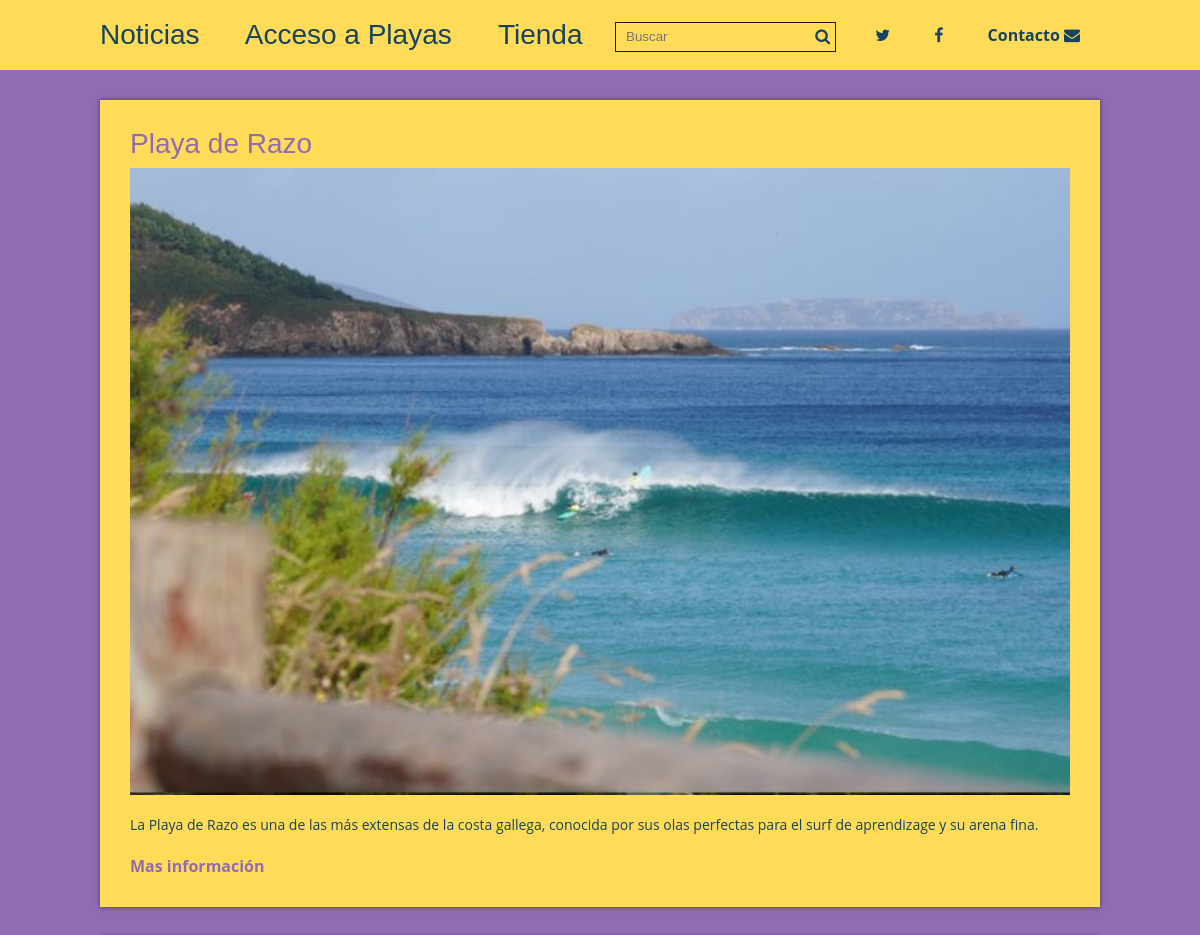
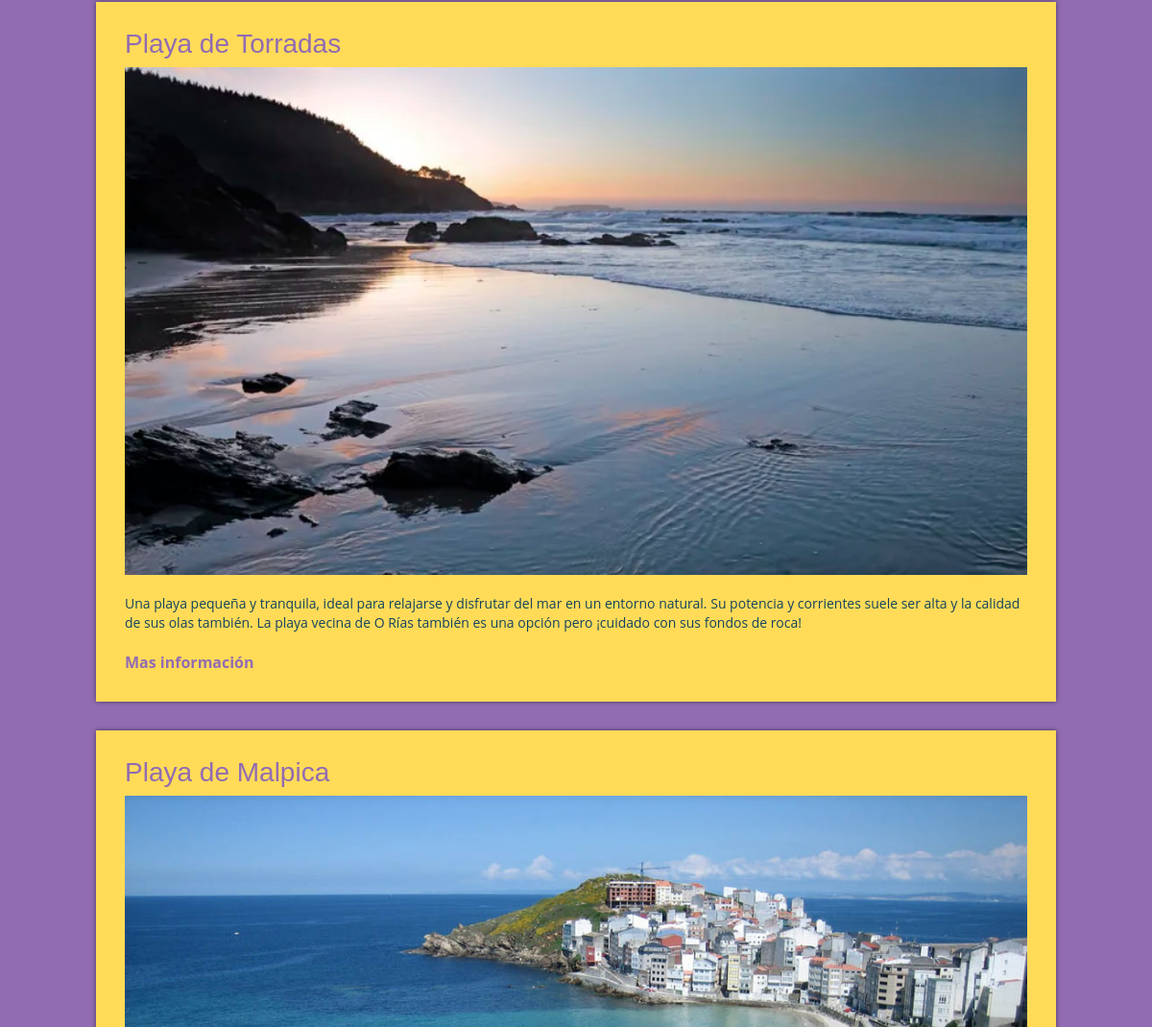
The page /blog/playas.php (upper part) on the database as committed earlier (2 pictures, top to bottom).
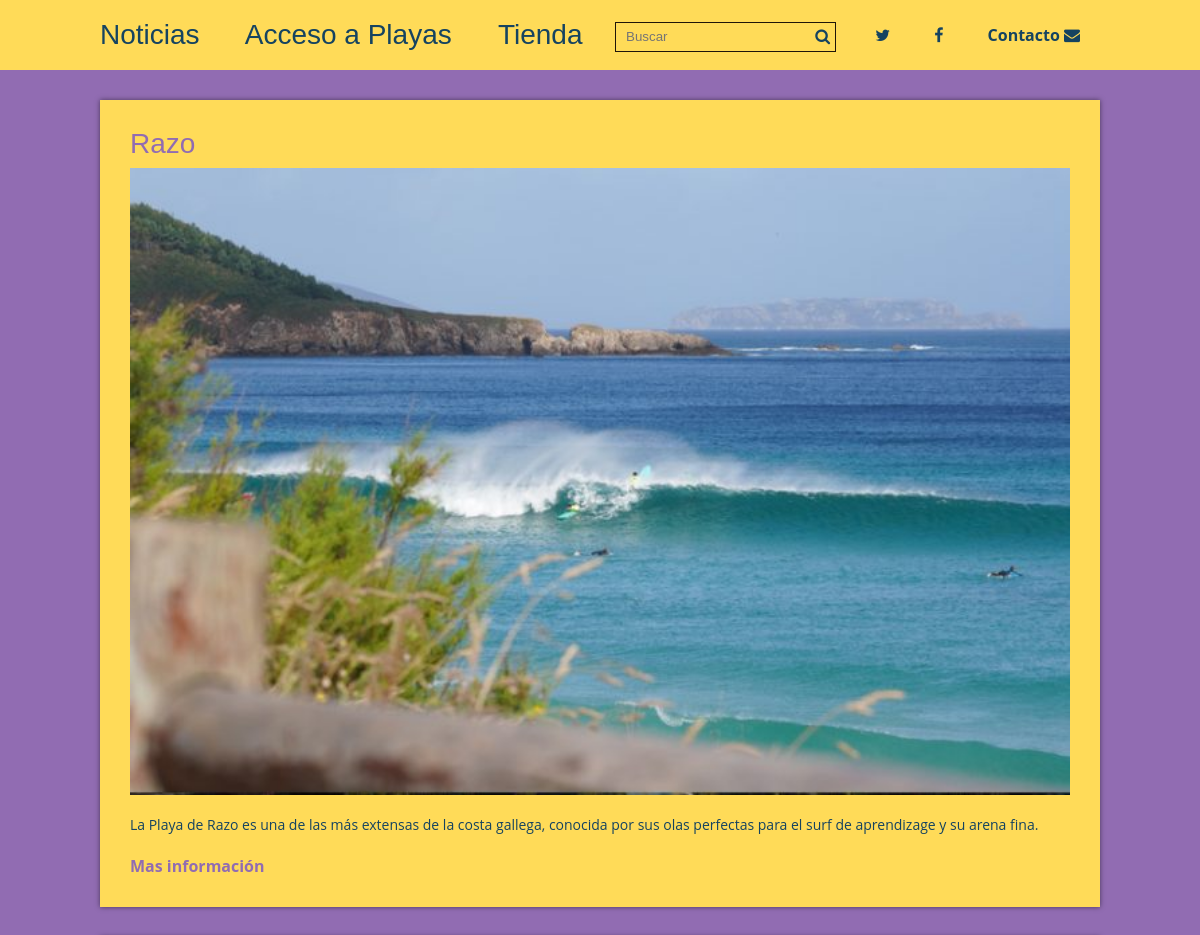
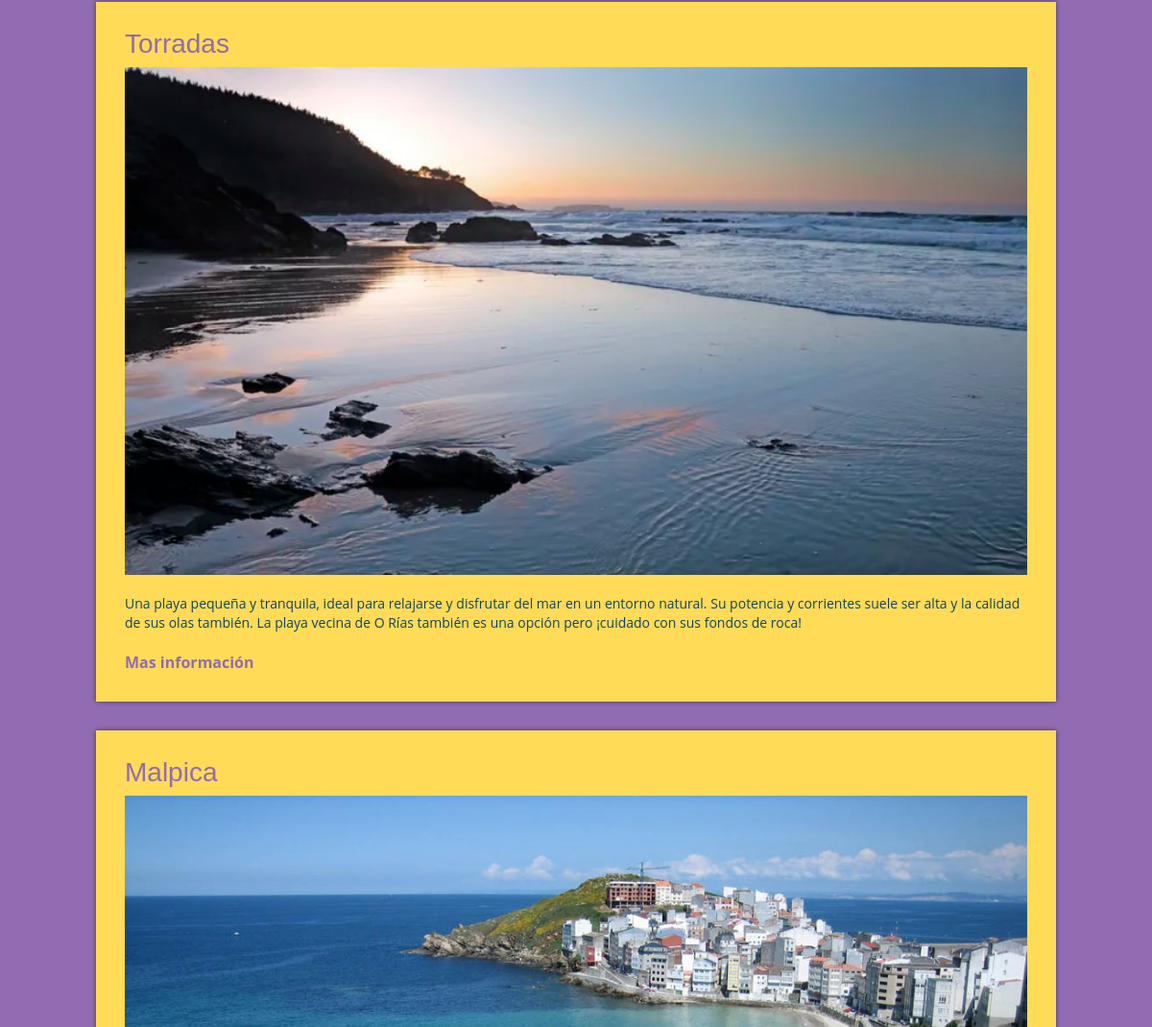
The same page on the database as committed later (2 pictures, top to bottom).
### tables this page shows
CREATE TABLE Playas (
    id INT AUTO_INCREMENT PRIMARY KEY,
    nombre VARCHAR(100) NOT NULL,
    descripcion TEXT NOT NULL,
    geolocalizacion TEXT,
    imagen VARCHAR(255),
    apikey VARCHAR(100)
);

### blog/admin/config.php (called while the page is built, shortened)
<?php
$blog_config = array(
    'post_por_pagina' => '3',
    'carpeta_imagenes' => 'imagenes/',
);
?>

### blog/functions.php (called while the page is built, shortened)
<?php
function pagina_actual(){
    return isset($_GET['p']) ? (int)$_GET['p'] : 1;
}
function obtener_post_playas($post_por_pagina, $conexion){
    $inicio = (pagina_actual() > 1 ? pagina_actual() * $post_por_pagina - $post_por_pagina : 0);
    $sentencia = $conexion->prepare("SELECT SQL_CALC_FOUND_ROWS * FROM playas LIMIT $inicio, $post_por_pagina");
    $sentencia->execute();
    return $sentencia->fetchAll();
}
?>

### blog/views/playas.view.php (the view, shortened to what this page needs)
<?php require 'header.php'; ?>
    <div class="contenedor">
    <?php foreach($posts as $post): ?>
    <div class="post">
        <article>
            <h2 class="titulo">
                <a href="playa.php?id=<?php echo $post['id']; ?>">
                    <?php echo $post['nombre']; ?>
                </a>
            </h2>
            <div class="thumb">
                <a href="playa.php?id=<?php echo $post['id']; ?>">
                    <img src="<?php echo RUTA; ?>/weather/images/<?php echo $post['imagen']; ?>" alt="">
                </a>
            </div>
            <p class="extracto"><?php echo $post['descripcion']; ?></p>
            <a href="playa.php?id=<?php echo $post['id']; ?>" class="continuar">Mas información</a>
        </article>
    </div>
<?php endforeach; ?>
    </div>
    <?php  require 'footer.php' ; ?>

### blog/playas.php (shortened to what this page needs)
<!DOCTYPE html>
<html lang="en">
<head>
</head>
<body>
    <?php
      require 'admin/config.php';
      require 'functions.php';
      $conexion = conexion($bd_config);
      $posts = obtener_post_playas($blog_config['post_por_pagina'], $conexion);
      require 'views/playas.view.php';
    ?>
</body>
</html>

### blog/views/header.php (shortened to what this page needs)
<!DOCTYPE html>
<html lang="en">
<head>
    <link href='https://font.googleapis.com/css?family=Open+Sans' rel='stylesheet' type='text/css'>
    <link href='https://font.googleapis.com/css?family=Oswald' rel='stylesheet' type='text/css'>
    <link rel="stylesheet" href="https://maxcdn.bootstrapcdn.com/font-awesome/4.5.0/css/font-awesome.min.css">
    <link rel="stylesheet" href="<?php echo RUTA; ?>css/estilos.css">
</head>
<body>
    <header>
        <div class="contenedor">
        <div class="logo izquierda">
                <p><a href="<?php echo RUTA; ?>">Noticias</a></p>
            </div>
            <div class="logo izquierda">
                <p><a href="playas.php">&nbsp; &nbsp; &nbsp; Acceso a Playas</a></p>
            </div>
            <div class="logo izquierda">
                <p><a href="#">&nbsp; &nbsp; &nbsp; Tienda</a></p>
            </div>
            <div class="derecha">
                <form name="busqueda" class="buscar" action="<?php echo RUTA; ?>/buscador_mejorado.php" method="get">
                    <input type="text" name="busqueda" placeholder="Buscar">
                    <button type="submit" class="icono fa fa-search"></button>
            </form>
            <nav class="menu">
                <ul>
                    <li><a href="#"><i class="fa fa-twitter"></i></a></li>
                    <li><a href="#"><i class="fa fa-facebook"></i></a></li>
                    <li><a href="#">Contacto <i class="fa fa-envelope"></i></a></li>
                </ul>
            </nav>
            </div>
        </div>
    </header>

### blog/footer.php (shortened to what this page needs)
<head>
</head>
<body>

### blog/css/estilos.css (style rules this page uses)
* { margin: 0; padding: 0; -webkit-box-sizing: border-box; -moz-box-sizing: border-box; box-sizing: border-box; }
body { font-size: 16px; font-family: 'Open Sans', sans-serif; background:#916cb2; color:#154360; margin: 0; }
h1, h2, h3, h4, h5, h6 { font-family: "Oswald", Arial, Sans-serif; font-weight: normal; }
a { text-decoration: none; color:#916cb2; }
.contenedor { max-width: 1000px; width: 90%; margin: auto; }
.izquierda { float: left; }
.derecha { float: right; }
header { color:#fff; margin-bottom: 30px; background: #ffdb58; }
header .contenedor { overflow: hidden; }
header .logo { max-width: 300px; }
header .logo a { color: #154360; font-family: "Oswald", Arial, Sans-serif; font-size: 28px; line-height: 70px; }
header .buscar { display: inline-block; position: relative; margin-right: 15px; }
header .buscar input[type="text"] { background: none; border:1px solid rgb(31, 21, 8); color:#154360; height: 30px; padding: 0 10px; padding-right: 32px; }
header .buscar .icono { color:#154360; position: absolute; right: 0; background: none; border:none; cursor:pointer; padding: 6px; font-size: 16px; line-height: 16px; }
header .menu { display: inline-block; }
header .menu ul { list-style: none; }
header .menu ul li { display: inline-block; line-height: 70px; }
header .menu ul li a { color: #154360; display: block; padding: 0px 20px; font-weight: bold; }
.post { width: 100%; background: #ffdb58; box-shadow: 0px 0px 5px rgba(0,0,0, .5); margin-bottom: 30px; padding: 30px; color: #154360; }
.post article .titulo { font-family: "Oswald", Arial, Sans-serif; font-size: 28px; font-weight: normal; line-height: 28px; margin-bottom: 10px; }
.post article .titulo a { color:#916cb2; }
.post article .thumb { margin-bottom: 20px; }
.post article .thumb img { vertical-align: top; width: 100%; }
.post article .extracto { font-size: 14px; line-height: 20px; margin-bottom: 20px; }
.post article .continuar { color:#916cb2; font-weight: bold; }

Rows that differ between the two databases and show on the page:
changed playas: nombre "Playa de Razo" → "Razo"
changed playas: nombre "Playa de Torradas" → "Torradas"
changed playas: nombre "Playa de Malpica" → "Malpica"
